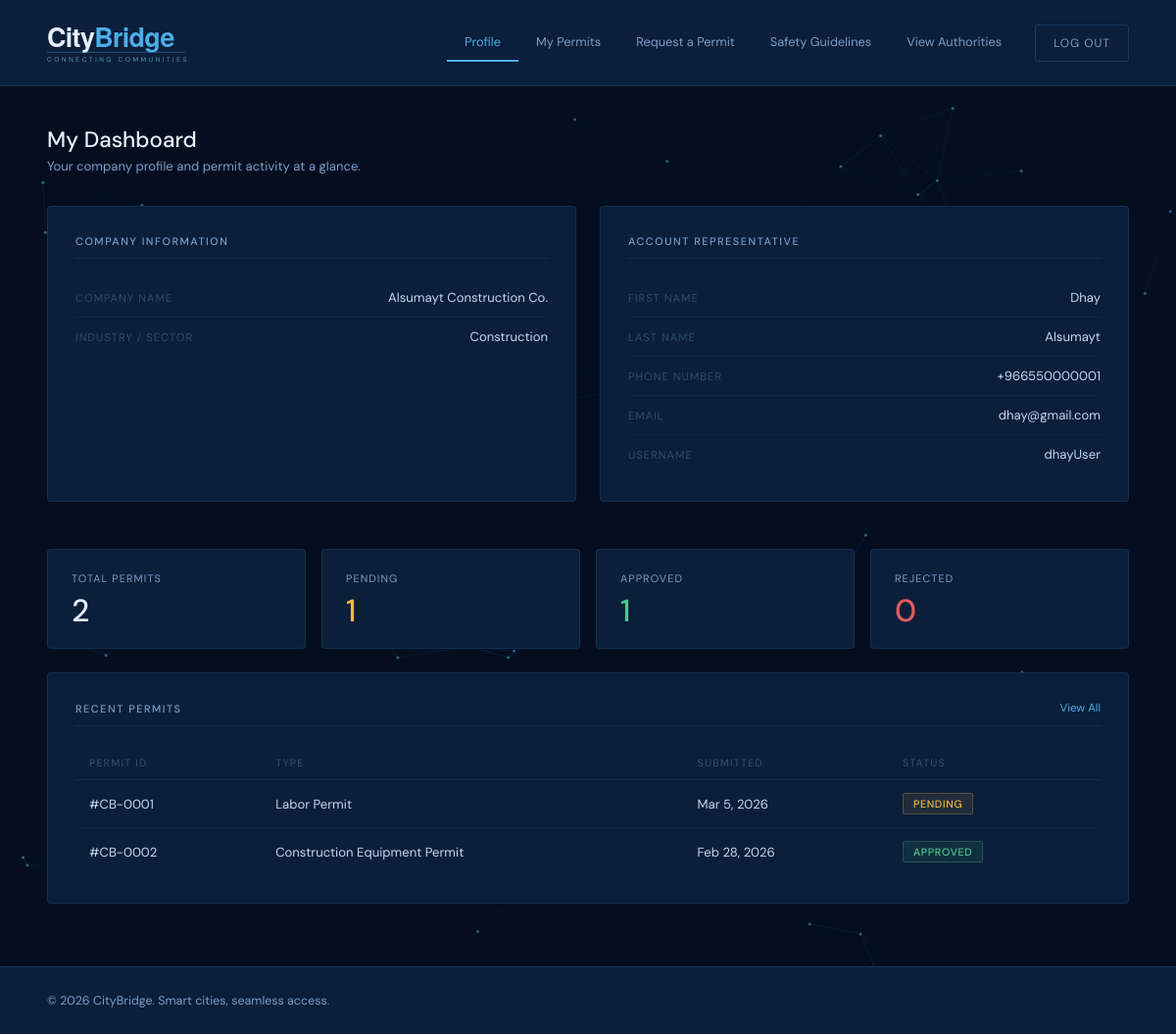
The page /code/user.php (signed in) on the database its author committed.
### tables this page shows
CREATE TABLE `user_account` (
  `account_id` int NOT NULL,
  `first_name` varchar(50) NOT NULL,
  `last_name` varchar(50) NOT NULL,
  `phone_number` varchar(20) NOT NULL,
  `job_title` varchar(100) DEFAULT NULL,
  `company_id` int NOT NULL
);

CREATE TABLE `company` (
  `company_id` int NOT NULL,
  `company_name` varchar(150) NOT NULL,
  `sector` varchar(100) NOT NULL
);

CREATE TABLE `account` (
  `account_id` int NOT NULL,
  `username` varchar(50) NOT NULL,
  `email` varchar(100) NOT NULL,
  `password_hash` varchar(255) NOT NULL,
  `role` enum('user','admin') NOT NULL
);

CREATE TABLE `permit` (
  `permit_id` int NOT NULL,
  `user_account_id` int NOT NULL,
  `permit_type` enum('labor','equipment','medical','electronic') NOT NULL,
  `status` enum('pending','approved','rejected') NOT NULL DEFAULT 'pending',
  `submitted_date` datetime NOT NULL DEFAULT CURRENT_TIMESTAMP,
  `reviewed_date` datetime DEFAULT NULL,
  `approved_date` datetime DEFAULT NULL,
  `expiry_date` date DEFAULT NULL,
  `reviewed_by_admin_id` int DEFAULT NULL,
  `rejection_reason` text,
  `last_updated` datetime NOT NULL DEFAULT CURRENT_TIMESTAMP ON UPDATE CURRENT_TIMESTAMP
);

### code/auth.php (called while the page is built, shortened)
<?php
function fmt_date($d) {
    $t = strtotime($d);
    return $t ? date("M j, Y", $t) : "—";
}
function type_label($t) {
    switch ($t) {
        case 'labor':      return 'Labor Permit';
        case 'equipment':  return 'Construction Equipment Permit';
    }
}
function permit_code($id) {
    return "#CB-" . str_pad((string)$id, 4, "0", STR_PAD_LEFT);
}
function e($v) {
    return htmlspecialchars((string)($v ?? ""), ENT_QUOTES, "UTF-8");
}

### code/user.php (the view, shortened to what this page needs)
<?php
include "db.php";
include "auth.php";
$account_id = (int)$_SESSION["account_id"];
$sql = "SELECT a.username, a.email,
               ua.first_name, ua.last_name, ua.phone_number, ua.job_title,
               c.company_name, c.sector
        FROM account a
        JOIN user_account ua ON ua.account_id = a.account_id
        JOIN company      c  ON c.company_id  = ua.company_id
        WHERE a.account_id = ?";
$stmt = $conn->prepare($sql);
$stmt->bind_param("i", $account_id);
$stmt->execute();
$me = $stmt->get_result()->fetch_assoc();
$statSql = "SELECT
              SUM(CASE WHEN status='pending'  THEN 1 ELSE 0 END) AS pending,
              SUM(CASE WHEN status='approved' THEN 1 ELSE 0 END) AS approved,
              SUM(CASE WHEN status='rejected' THEN 1 ELSE 0 END) AS rejected,
              COUNT(*) AS total
            FROM permit
            WHERE user_account_id = ?";
$stmt = $conn->prepare($statSql);
$stmt->bind_param("i", $account_id);
$stmt->execute();
$stats = $stmt->get_result()->fetch_assoc();
$total    = (int)($stats["total"]    ?? 0);
$pending  = (int)($stats["pending"]  ?? 0);
$approved = (int)($stats["approved"] ?? 0);
$rejected = (int)($stats["rejected"] ?? 0);
$recentSql = "SELECT permit_id, permit_type, status, submitted_date
              FROM permit
              WHERE user_account_id = ?
              ORDER BY submitted_date DESC
              LIMIT 5";
$stmt = $conn->prepare($recentSql);
$stmt->bind_param("i", $account_id);
$stmt->execute();
$recent = $stmt->get_result();
?>
<!DOCTYPE html>
<html lang="en">
<head>
  <link rel="stylesheet" href="style.css" />
</head>
<body>
  <header class="user-header">
    <svg viewBox="0 0 500 72" width="320" xmlns="http://www.w3.org/2000/svg">
      <text x="0" y="44" font-family="'Helvetica Neue', 'Segoe UI', Arial, sans-serif" font-size="42" font-weight="700" letter-spacing="-1">
        <tspan fill="#e8f0fb">City</tspan><tspan fill="#4baee8">Bridge</tspan>
      </text>
      <text x="0" y="67" font-family="'DM Sans', 'Helvetica Neue', Arial, sans-serif" font-size="10.5" font-weight="300" fill="#7dcef8" letter-spacing="4" opacity="0.82">CONNECTING COMMUNITIES</text>
    </svg>
    <nav>
      <a href="user.php" class="active">Profile</a>
      <a href="my-permits.php">My Permits</a>
      <a href="reqprimt.php">Request a Permit</a>
      <a href="safety-guidelines.php">Safety Guidelines</a>
      <a href="authorities.php">View Authorities</a>
      <a href="logout.php" class="logout">Log Out</a>
    </nav>
  </header>
  <main class="dashboard">
    <div class="page-title">
      <h1>My Dashboard</h1>
      <p>Your company profile and permit activity at a glance.</p>
    </div>
    <div class="two-panels">
      <div class="panel">
        <h3>Company Information</h3>
        <div class="info-row">
          <span class="label">Company Name</span>
          <span class="value"><?php echo e($me['company_name']); ?></span>
        </div>
        <div class="info-row">
          <span class="label">Industry / Sector</span>
          <span class="value"><?php echo e($me['sector']); ?></span>
        </div>
      </div>
      <div class="panel">
        <h3>Account Representative</h3>
        <div class="info-row">
          <span class="label">First Name</span>
          <span class="value"><?php echo e($me['first_name']); ?></span>
        </div>
        <div class="info-row">
          <span class="label">Last Name</span>
          <span class="value"><?php echo e($me['last_name']); ?></span>
        </div>
        <div class="info-row">
          <span class="label">Phone Number</span>
          <span class="value"><?php echo e($me['phone_number']); ?></span>
        </div>
        <div class="info-row">
          <span class="label">Email</span>
          <span class="value"><?php echo e($me['email']); ?></span>
        </div>
        <div class="info-row">
          <span class="label">Username</span>
          <span class="value"><?php echo e($me['username']); ?></span>
        </div>
      </div>
    </div>
    <div class="stats">
      <div class="stat">
        <p>Total Permits</p>
        <span><?php echo $total; ?></span>
      </div>
      <div class="stat">
        <p>Pending</p>
        <span class="pending"><?php echo $pending; ?></span>
      </div>
      <div class="stat">
        <p>Approved</p>
        <span class="approved"><?php echo $approved; ?></span>
      </div>
      <div class="stat">
        <p>Rejected</p>
        <span class="rejected"><?php echo $rejected; ?></span>
      </div>
    </div>
    <div class="panel">
      <h3>Recent Permits <a href="my-permits.php">View All</a></h3>
      <table>
        <thead>
          <tr>
            <th>Permit ID</th>
            <th>Type</th>
            <th>Submitted</th>
            <th>Status</th>
          </tr>
        </thead>
        <tbody>
          <?php if ($recent->num_rows === 0): ?>
            <tr><td colspan="4" style="text-align:center;">No permits submitted yet.</td></tr>
          <?php else: while ($row = $recent->fetch_assoc()): ?>
            <tr>
              <td><?php echo permit_code($row['permit_id']); ?></td>
              <td><?php echo e(type_label($row['permit_type'])); ?></td>
              <td><?php echo fmt_date($row['submitted_date']); ?></td>
              <td><span class="badge <?php echo e($row['status']); ?>"><?php echo ucfirst($row['status']); ?></span></td>
            </tr>
          <?php endwhile; endif; ?>
        </tbody>
      </table>
    </div>
  </main>
  <footer>
    <p>&copy; 2026 CityBridge. Smart cities, seamless access.</p>
  </footer>
</body>
</html>

### code/style.css (style rules this page uses)
* { box-sizing: border-box; margin: 0; padding: 0; }
body { font-family: 'DM Sans', sans-serif; background-color: #050e1f; color: #e8f0fb; min-height: 100vh; display: flex; flex-direction: column; }
header { background-color: #0b1e3a; border-bottom: 1px solid rgba(74, 174, 232, 0.15); padding: 0 48px; height: 88px; display: flex; align-items: center; }
main { flex: 1; }
.user-header { background-color: #0b1e3a; border-bottom: 1px solid rgba(74, 174, 232, 0.15); padding: 0 48px; height: 88px; display: flex; align-items: center; justify-content: space-between; }
.user-header nav { display: flex; align-items: center; }
.user-header nav a { padding: 10px 18px; font-size: 0.8rem; color: #7a9ec7; text-decoration: none; border-bottom: 2px solid transparent; white-space: nowrap; transition: color 0.15s, border-color 0.15s; }
.user-header nav a.active { color: #4baee8; border-bottom-color: #4baee8; }
.user-header nav a.logout { font-size: 0.75rem; letter-spacing: 0.08em; text-transform: uppercase; border: 1px solid rgba(74, 174, 232, 0.2); border-radius: 3px; margin-left: 16px; transition: color 0.2s, border-color 0.2s; }
.dashboard { flex: 1; padding: 40px 48px; }
.dashboard .page-title { margin-bottom: 32px; }
.dashboard .page-title h1 { font-size: 1.4rem; font-weight: 500; color: #e8f0fb; }
.dashboard .page-title p { font-size: 0.82rem; color: #7a9ec7; margin-top: 4px; }
.two-panels { display: grid; grid-template-columns: 1fr 1fr; gap: 24px; margin-bottom: 24px; }
.panel { background-color: #0b1e3a; border: 1px solid rgba(74, 174, 232, 0.13); border-radius: 4px; padding: 28px; margin-bottom: 24px; }
.panel h3 { font-size: 0.68rem; font-weight: 500; letter-spacing: 0.14em; text-transform: uppercase; color: #7a9ec7; margin-bottom: 20px; padding-bottom: 10px; border-bottom: 1px solid rgba(74, 174, 232, 0.1); display: flex; justify-content: space-between; align-items: center; }
.panel h3 a { font-size: 0.72rem; color: #4baee8; text-decoration: none; font-weight: 400; text-transform: none; letter-spacing: 0; }
.info-row { display: flex; justify-content: space-between; align-items: center; padding: 11px 0; border-bottom: 1px solid rgba(74, 174, 232, 0.07); gap: 16px; }
.info-row:last-child { border-bottom: none; }
.info-row .label { font-size: 0.7rem; letter-spacing: 0.09em; text-transform: uppercase; color: #2e4d6e; }
.info-row .value { font-size: 0.82rem; color: #c4d8f0; text-align: right; }
.stats { display: grid; grid-template-columns: repeat(4, 1fr); gap: 16px; margin-bottom: 24px; }
.stat { background-color: #0b1e3a; border: 1px solid rgba(74, 174, 232, 0.13); border-radius: 4px; padding: 22px 24px; }
.stat p { font-size: 0.68rem; letter-spacing: 0.1em; text-transform: uppercase; color: #7a9ec7; margin-bottom: 10px; }
.stat span { font-size: 2rem; font-weight: 500; color: #e8f0fb; line-height: 1; }
.stat span.pending { color: #f0b942; }
.stat span.approved { color: #4bc98a; }
.stat span.rejected { color: #e05c5c; }
table { width: 100%; border-collapse: collapse; }
table th { font-size: 0.67rem; letter-spacing: 0.1em; text-transform: uppercase; color: #2e4d6e; font-weight: 500; padding: 10px 14px; text-align: left; border-bottom: 1px solid rgba(74, 174, 232, 0.1); }
table td { font-size: 0.82rem; color: #c4d8f0; padding: 13px 14px; border-bottom: 1px solid rgba(74, 174, 232, 0.06); }
table tr:last-child td { border-bottom: none; }
.badge { display: inline-block; font-size: 0.67rem; font-weight: 500; letter-spacing: 0.06em; text-transform: uppercase; padding: 3px 10px; border-radius: 2px; }
.badge.pending { background: rgba(240,185,66,0.1); color: #f0b942; border: 1px solid rgba(240,185,66,0.25); }
.badge.approved { background: rgba(75,201,138,0.1); color: #4bc98a; border: 1px solid rgba(75,201,138,0.25); }
footer { background-color: #0b1e3a; border-top: 1px solid rgba(74, 174, 232, 0.15); padding: 26px 48px; display: flex; align-items: center; justify-content: space-between; flex-wrap: wrap; gap: 14px; }
footer p { font-size: 0.78rem; color: #7a9ec7; }
header, .user-header, main, footer { position: relative; z-index: 1; }

### rows shown on the page
user_account: company.company_name "Alsumayt Construction Co.", company.sector "Construction", first_name "Dhay", last_name "Alsumayt", phone_number "+966550000001", account_id.email "dhay@gmail.com", account_id.username "dhayUser"
permit: permit_id "#CB-0001", permit_type "Labor Permit", submitted_date "Mar 5, 2026", status "PENDING"
permit: permit_id "#CB-0002", permit_type "Construction Equipment Permit", submitted_date "Feb 28, 2026", status "APPROVED"

### other values the page prints
$total "2"
$pending "1"
$approved "1"
$rejected "0"
